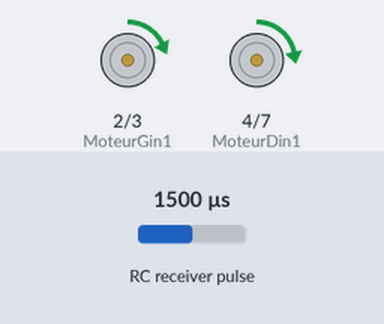
Simulated run of this sketch. Board: Arduino Uno, built with avr-gcc and run on an emulated ATmega328P. On the bench: motor-driver pin pairs drawn as motors (green arrow = first pin HIGH = forward, orange = second pin HIGH = backward, longer = more drive, scaled by the enable pin). Wiring (inferred from the names in the program): RC receiver channel: data pin 13. Inputs (shaded band) come from the test bench; at power-on: RC receiver pulse 1500 µs.

Above: at 1.2 s.
1.3 s: RC receiver pulse (sensor on pin 13) set to 1020 µs
At 1.8 s:
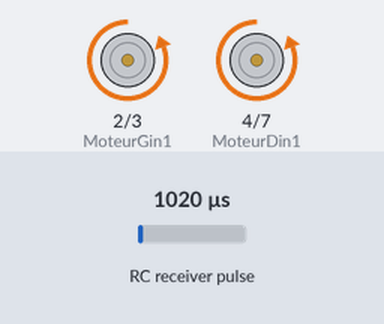
2.8 s: RC receiver pulse (sensor on pin 13) set to 1250 µs
At 3.7 s:
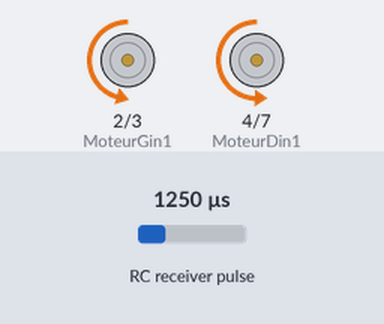
4.3 s: RC receiver pulse (sensor on pin 13) set to 1750 µs
At 5.5 s:
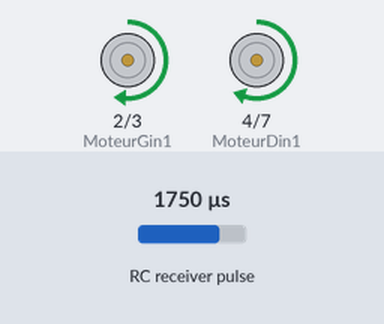
5.8 s: RC receiver pulse (sensor on pin 13) set to 1980 µs
At 6.3 s:
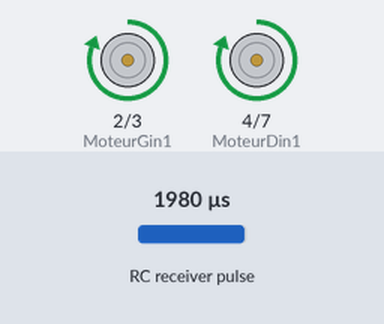
7.3 s: RC receiver pulse (sensor on pin 13) set to 1500 µs
At 8.6 s:
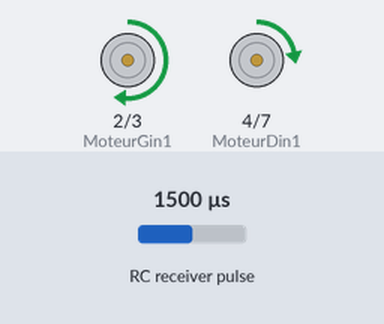
Timing chart, 0 to 9.8 s (numbered marks = the images above; inputs shaded):
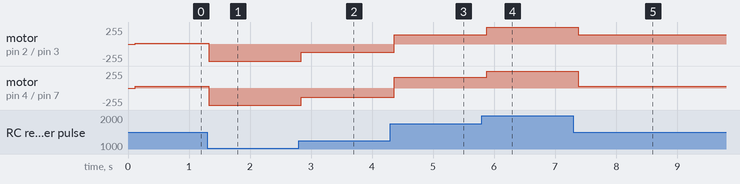

The sketch:

Manu.ino
```cpp
#define Droit 0
#define Gauche 1
#define Avancer 1
#define Reculer 2
#define Stop 0

//def variable
#define MoteurDin1 4  //pin de commande moteur DroitIN3
#define MoteurDin2 7  //pin de commande moteur DroitIN4
#define MoteurDenA 5  //pin PWM moteur Droit
#define MoteurGin1 2  //pin de commande moteur Gauche
#define MoteurGin2 3 //pin de commande moteur Gauche
#define MoteurGenA 6 //pin PWM moteur Gauche

void cmd_motor(byte, byte, byte);

//chanel
#define chanel1 12
#define chanel2 13

unsigned long t0,t;
int delta,vitesse,maxi,moy,mini;
byte correc1,correc2,correc3,correc;
byte sensD, vitesseD, sensG, vitesseG, x=0;
byte vitGcorrec;
void setup() {
Serial.begin(9600);
pinMode (MoteurDin1,OUTPUT);
pinMode (MoteurDin2,OUTPUT);
pinMode (MoteurDenA,OUTPUT);
pinMode (MoteurGin1,OUTPUT);
pinMode (MoteurGin2,OUTPUT);
pinMode (MoteurGenA,OUTPUT);
delta=500;
correc1=30;
correc2=32;
correc3=21;
maxi=2000-correc2;
mini=1000+correc3;
moy=1500-correc1;
delta=100;
correc=6;
}

void loop() {
t=millis();

    if((t-t0)>delta){
     int valeurChanel2=pulseIn(chanel2,HIGH);

       if(valeurChanel2<moy){
       vitesse = map(valeurChanel2,moy,mini,0,100);
       if(vitesse>=100){vitesse=100;}
       sensD=Avancer;sensG=Avancer;
       vitesseG=vitesse;
       vitesseD=vitesse;
       }
       if(valeurChanel2>moy){
         vitesse = map(valeurChanel2,moy,maxi,0,100);
         if(vitesse>=100){vitesse=100;}
          sensD=Reculer;sensG=Reculer;
          vitesseG=vitesse;
          vitesseD=vitesse;
       }
    t0=t;
    }
   vitGcorrec=vitesseG+correc;
   if (vitGcorrec>=100){vitGcorrec=100;}
  cmd_motor(Gauche,sensG,vitGcorrec);
  cmd_motor(Droit,sensD,vitesseD);

}

void cmd_motor(byte motor, byte sens, byte vitesse){
byte rapcycle;
  rapcycle=map(vitesse,0,100,0,255); //on map pour avoir les 12 volt en pourcentage et pouvoir gerer le rapport cycle plus clairement

  //choix du moteur
  if ( motor == Droit && sens == Avancer) {
    analogWrite(MoteurDenA,rapcycle);
    digitalWrite(MoteurDin1,LOW);
    digitalWrite(MoteurDin2, HIGH);

  }

if ( motor == Droit && sens == Reculer) {
    analogWrite(MoteurDenA,rapcycle);
    digitalWrite(MoteurDin1,HIGH);
    digitalWrite(MoteurDin2, LOW);

  }

  if ( motor == Droit && sens == Stop) {
     digitalWrite(MoteurDenA,LOW);
    }


     if ( motor == Gauche && sens == Avancer) {
    analogWrite(MoteurGenA,rapcycle);
    digitalWrite(MoteurGin1,LOW);
    digitalWrite(MoteurGin2, HIGH);

  }

if ( motor == Gauche && sens == Reculer) {
    analogWrite(MoteurGenA,rapcycle);
    digitalWrite(MoteurGin1,HIGH);
    digitalWrite(MoteurGin2, LOW);

  }

  if ( motor == Gauche && sens == Stop) {
     digitalWrite(MoteurGenA,LOW);
    }
}
```

Measured:
- after the input at 1.3 s, motor on pin 2 (MoteurGin1) / pin 3 (MoteurGin2): forward 15/255 → backward 255/255 at once; motor on pin 4 (MoteurDin1) / pin 7 (MoteurDin2): forward 30/255 → backward 255/255 at once
- after the input at 2.8 s, motor on pin 2 (MoteurGin1) / pin 3 (MoteurGin2): backward 255/255 → backward 122/255 at once; motor on pin 4 (MoteurDin1) / pin 7 (MoteurDin2): backward 255/255 → backward 137/255 at once
- after the input at 4.3 s, motor on pin 2 (MoteurGin1) / pin 3 (MoteurGin2): backward 122/255 → forward 142/255 after 0.06 s; motor on pin 4 (MoteurDin1) / pin 7 (MoteurDin2): backward 137/255 → forward 158/255 after 0.06 s
- after the input at 5.8 s, motor on pin 2 (MoteurGin1) / pin 3 (MoteurGin2): forward 142/255 → forward 255/255 after 0.08 s; motor on pin 4 (MoteurDin1) / pin 7 (MoteurDin2): forward 158/255 → forward 255/255 after 0.08 s
- after the input at 7.3 s, motor on pin 2 (MoteurGin1) / pin 3 (MoteurGin2): forward 255/255 → forward 142/255 after 0.08 s; motor on pin 4 (MoteurDin1) / pin 7 (MoteurDin2): forward 255/255 → forward 30/255 after 0.08 s
